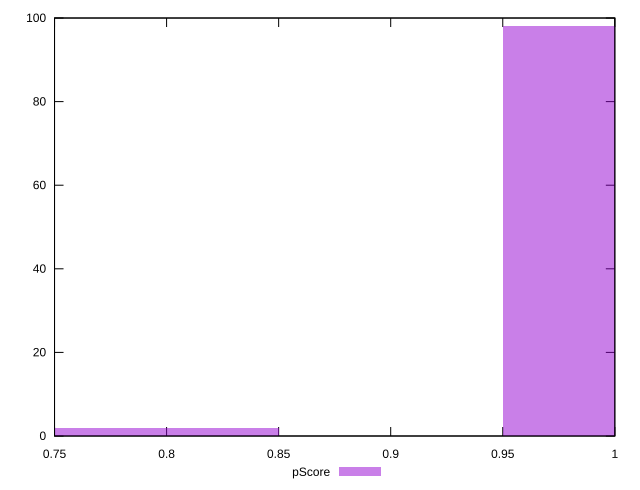

Write gnuplot code to recreate this figure.
reset

$pScore <<EOF
0.8 2
1 98
EOF

set key outside below
set boxwidth 0.1
set xrange [0.75:1]
set yrange [0:100]
set trange [0:100]
set style fill transparent solid 0.5 noborder
set terminal svg size 640, 490 enhanced background rgb 'white'
set output "report_00008_2021-01-22T20:58:29.167/uses-rel-preconnect/samples/pages+cached/pScore/histogram.svg"

plot $pScore title "pScore" with boxes

reset
